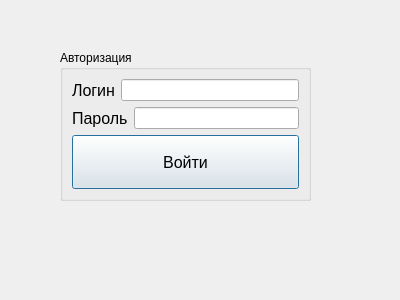
<?xml version="1.0" encoding="UTF-8"?>
<ui version="4.0">
 <class>StartMenu</class>
 <widget class="QDialog" name="StartMenu">
  <property name="geometry">
   <rect>
    <x>0</x>
    <y>0</y>
    <width>400</width>
    <height>300</height>
   </rect>
  </property>
  <property name="windowTitle">
   <string>Вход</string>
  </property>
  <widget class="QGroupBox" name="groupBox">
   <property name="geometry">
    <rect>
     <x>60</x>
     <y>50</y>
     <width>251</width>
     <height>151</height>
    </rect>
   </property>
   <property name="title">
    <string>Авторизация</string>
   </property>
   <layout class="QVBoxLayout" name="verticalLayout">
    <item>
     <layout class="QHBoxLayout" name="horizontalLayout">
      <item>
       <widget class="QLabel" name="label">
        <property name="font">
         <font>
          <pointsize>12</pointsize>
         </font>
        </property>
        <property name="text">
         <string>Логин</string>
        </property>
       </widget>
      </item>
      <item>
       <widget class="QLineEdit" name="le_login"/>
      </item>
     </layout>
    </item>
    <item>
     <layout class="QHBoxLayout" name="horizontalLayout_2">
      <item>
       <widget class="QLabel" name="label_2">
        <property name="font">
         <font>
          <pointsize>12</pointsize>
         </font>
        </property>
        <property name="text">
         <string>Пароль</string>
        </property>
       </widget>
      </item>
      <item>
       <widget class="QLineEdit" name="le_password"/>
      </item>
     </layout>
    </item>
    <item>
     <widget class="QPushButton" name="pb_enter_acc">
      <property name="sizePolicy">
       <sizepolicy hsizetype="Minimum" vsizetype="Preferred">
        <horstretch>0</horstretch>
        <verstretch>0</verstretch>
       </sizepolicy>
      </property>
      <property name="sizeIncrement">
       <size>
        <width>0</width>
        <height>0</height>
       </size>
      </property>
      <property name="font">
       <font>
        <pointsize>12</pointsize>
       </font>
      </property>
      <property name="text">
       <string>Войти</string>
      </property>
     </widget>
    </item>
   </layout>
  </widget>
 </widget>
 <resources/>
 <connections/>
</ui>
